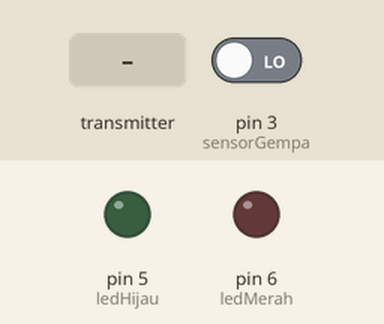
Simulated run of this sketch. Board: Arduino Uno, built with avr-gcc and run on an emulated ATmega328P. Shown: output pins drawn as LEDs (lit = HIGH). The inputs (shaded band) are chosen by the test bench; at power-on: pin 3 (sensorGempa) LOW. No radio packets arrive unless stated.

Above: at 1.2 s.
1.3 s: the transmitter starts sending kondisiSaklar = 0
At 2.3 s:
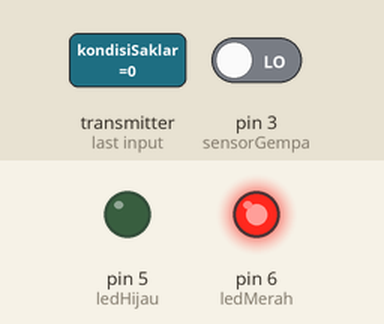
2.8 s: the transmitter starts sending kondisiSaklar = 1
At 3.7 s:
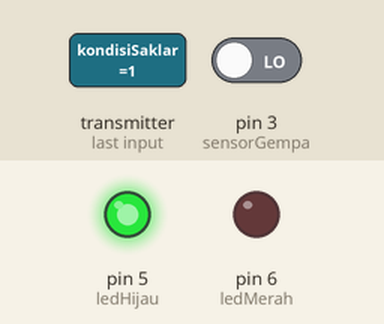
Timing chart, 0 to 5.8 s (numbered marks = the images above; inputs shaded):
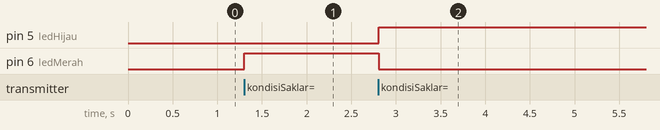

The sketch:

Transmitter.ino
```cpp
// ---------------------------------------------------------------------------
// Created by Gus Yudha on 03/06/2020
// ---------------------------------------------------------------------------

#include <SPI.h>
#include <nRF24L01.h>
#include <RF24.h>

#define sensorGempa 3
#define ledHijau 5
#define ledMerah 6

RF24 radio(7,8);
const byte alamat[][6] = {"18150", "51012"};
boolean kondisiSaklar = 0;

void setup() {
  pinMode(ledHijau, OUTPUT);
  pinMode(ledMerah, OUTPUT);

  radio.begin();
  radio.openWritingPipe(alamat[1]);
  radio.openReadingPipe(1, alamat[0]);
  radio.setPALevel(RF24_PA_MAX);
}

void loop() {
  delay(5);
  radio.startListening();
  while(radio.available()){
    radio.read(&kondisiSaklar, sizeof(kondisiSaklar));
    if (kondisiSaklar == HIGH) {
      delay(5);
      radio.stopListening();
      int trigger = digitalRead(sensorGempa);
      radio.write(&trigger, sizeof(trigger));
      digitalWrite(ledHijau, HIGH);
      digitalWrite(ledMerah, LOW);
    } else {
      digitalWrite(ledMerah, HIGH);
      digitalWrite(ledHijau, LOW);
    }
  }
}
```

Measured:
- after the input at 1.3 s, pin 6 (ledMerah): LOW → HIGH at once
- after the input at 2.8 s, pin 5 (ledHijau): LOW → HIGH at once; pin 6 (ledMerah): HIGH → LOW at once
